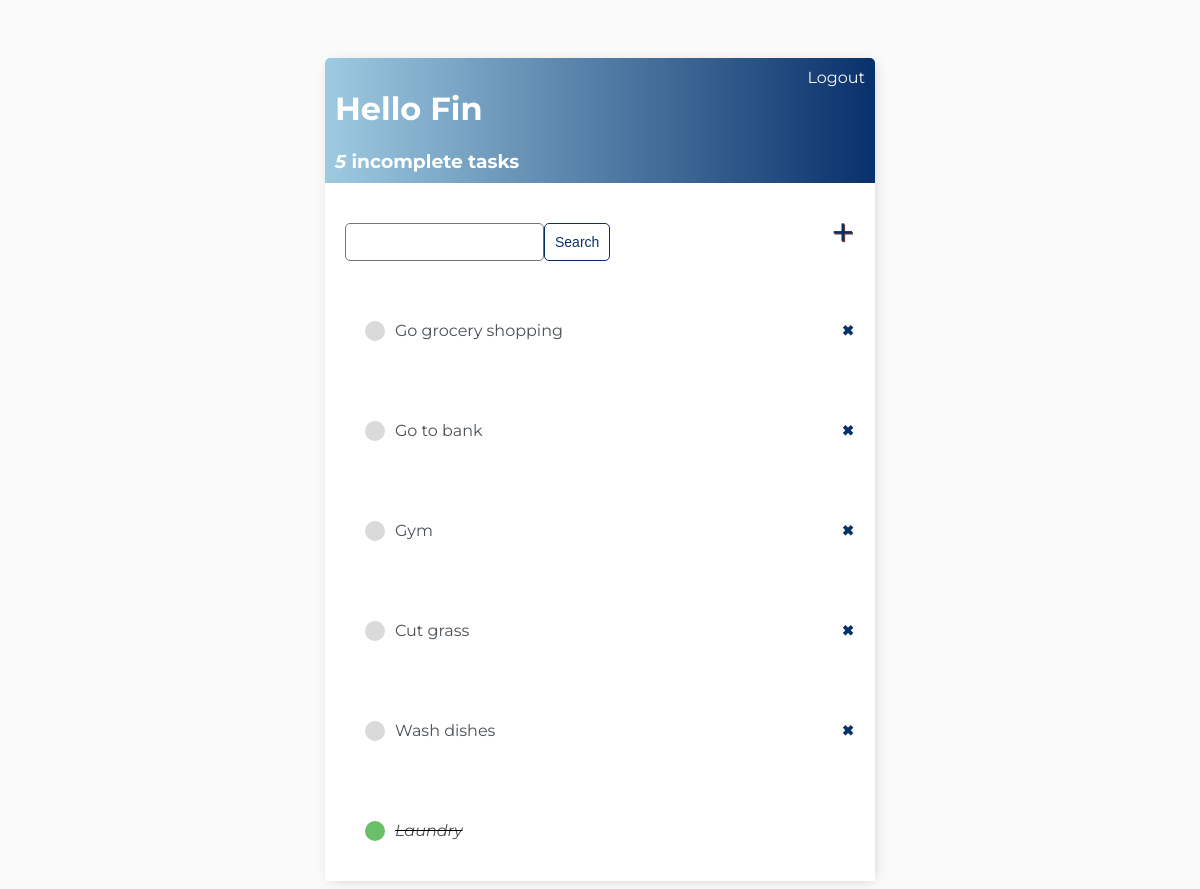
The app's page / (signed in), older data.
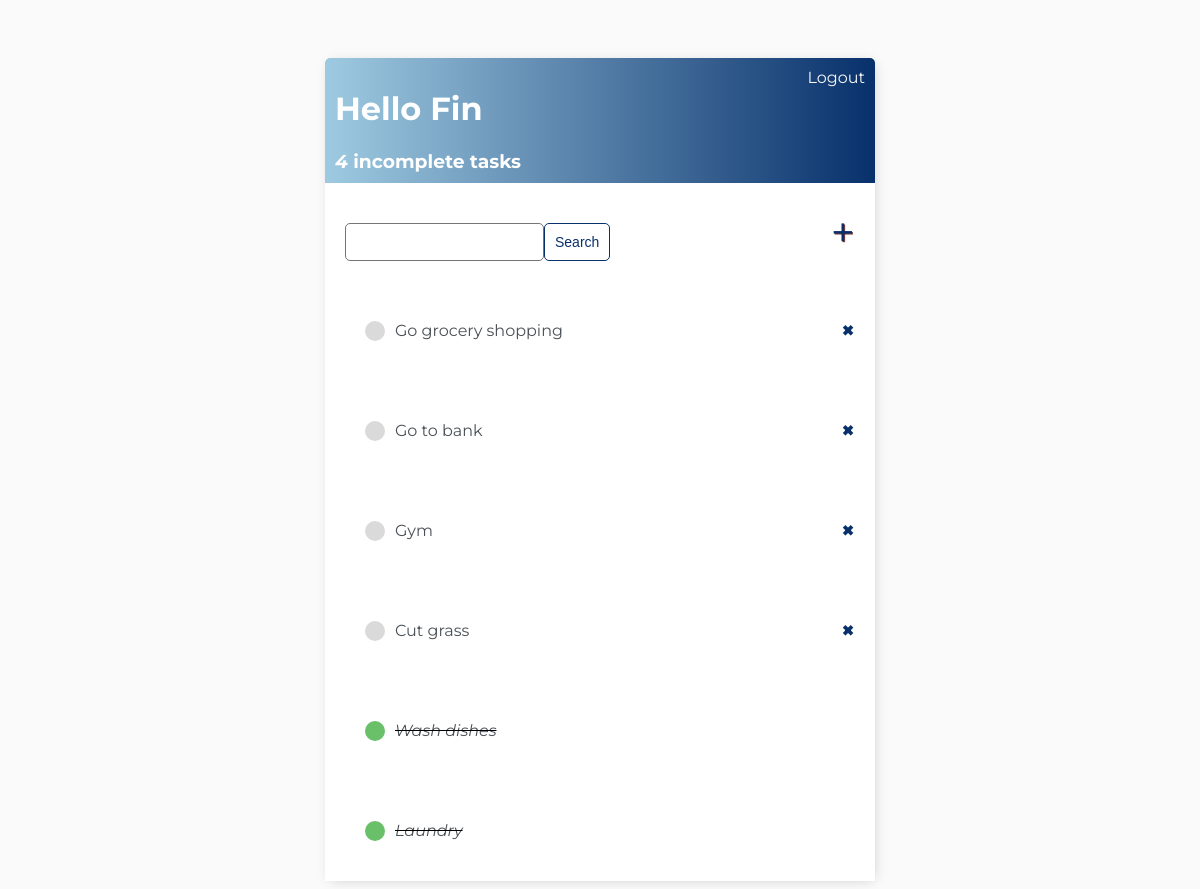
The same page, newer data.
### base/models.py (models this page shows)
class Task(models.Model):
    user = models.ForeignKey(User, on_delete=models.CASCADE, null=True, blank=True)
    title = models.CharField(max_length=200)
    description = models.TextField(null=True, blank=True)
    complete = models.BooleanField(default=False)
    created = models.DateTimeField(auto_now_add=True)
    def __str__(self):
        return self.title
    class Meta:
        ordering = ['complete']

### base/views.py (the view)
# urls.py: path('', TaskList.as_view(), name='tasks'),
class TaskList(LoginRequiredMixin, ListView):
    model = Task
    context_object_name = 'tasks'
    def get_context_data(self, **kwargs):
        context = super().get_context_data(**kwargs)
        context['count'] = context['tasks'].filter(complete=False).count()
        search_input = self.request.GET.get('search-area') or ''
        if search_input:
            context['tasks'] = context['tasks'].filter(
                title__contains=search_input)
        context['search_input'] = search_input
        return context

### base/templates/base/task_list.html
{% extends 'base/main.html' %}
{% block content %}
<div class="header-bar">
    <div>
        <h1>Hello {{request.user|title}}</h1>
        <h3 style="margin:0"> <i>{{count}}</i> incomplete tasks</h3>
    </div>
{% if request.user.is_authenticated %}
<a href="{% url 'logout' %}">Logout</a>
{% else %}
<a href="{% url 'login' %}">Login</a>
{% endif %}
</div>
<div id="search-add-wrapper">
    <form method="GET" style="margin-top: 20px;display: flex;">
        <input type="text" name="search-area" value="{{search_input}}">
        <input class="button" type="submit" value="Search">
    </form>
    <a id="add-link" href="{% url 'task-create' %}">&#x2b;</a>
</div>
<div class="task-items-wrapper">
    {% for task in tasks %}
        <div class="task-wrapper">
            {% if task.complete %}
                <div class="task-title">
                    <div class="task-complete-icon"></div>
                    <i><s><a href="{% url 'task-update' task.id %}">{{task}}</a></s></i>
                </div>
                {% else %}
                <div class="task-title">
                    <div class="task-incomplete-icon"></div>
                    <a href="{% url 'task-update' task.id %}">{{task}}</a>
                </div>
                <a class="delete-link" href="{% url 'task-delete' task.id %}">&#215;</a>
                {% endif %}
        </div>
        {% empty %}
        <h3>No items in list</h3>
        {% endfor %}
</div>
{% endblock %}

### base/templates/base/main.html (shortened to what this page needs)
<!DOCTYPE html>
<html lang="en">
<head>
</head>
<body>
    <div class="container">
        {% block content %}
        {% endblock %}
    </div>
</body>
</html>

### base/templates/base/main.html (style rules this page uses)
body { background-color: #fafafa; font-family: 'Montserrat', sans-serif; padding-top: 50px; }
a, p { color:#4b5156 }
.container { max-width: 550px; margin: auto; background-color: #fff; -webkit-box-shadow: 2px 2px 13px -4px rgba(0, 0, 0, 0.21); box-shadow: 2px 2px 13px -4px rgba(p0, 0, 0, 0.21); }
.header-bar { display: flex; justify-content: space-between; color: #fff; padding: 10px; border-radius: 5px 5px 0 0; background: linear-gradient(90deg, #9ecae1, #08306b ) }
.header-bar a { color: rgb(247, 247, 247); text-decoration: none; }
.task-wrapper { display: flex; align-items: center; justify-content: space-between; padding: 20px; background-color: #fff; border-top: 1px solid rgb(226, 226 226) }
.task-title { display: flex; padding: 20px; }
.task-title a { text-decoration: none; color: #4b5156; margin-left: 10px; }
.task-complete-icon { height: 20px; width: 20px; background-color: rgb(105, 192, 105); border-radius: 50%; }
.task-incomplete-icon { height: 20px; width: 20px; background-color: rgb(218, 218, 218); border-radius: 50%; }
.delete-link { text-decoration: none; font-weight: 900; color: #08306b; font-size: 22px; line-height: 0; padding: 20px 0px; }
.button { border: 1px solid #08306b; background-color: #FFF; color: #08306b; padding: 10px; font-size: 14px; border-radius: 5px; cursor: pointer; text-decoration: none; }
#add-link { color: #08306b; text-decoration: none; font-size: 42px; text-shadow: 1px 1px #81413b; }
#search-add-wrapper { display: flex; justify-content: space-between; align-items: center; padding: 20px; }
input[type=text], input[type=password], textarea { border: 1px solid #757575; border-radius: 5px; padding: 10px; width: 90%; }

Row changes from the older to the newer data that the page shows:
changed Task "Wash dishes": complete False → True (drawn)
Text that changed along with them:
{{ count }}: "5" → "4"
